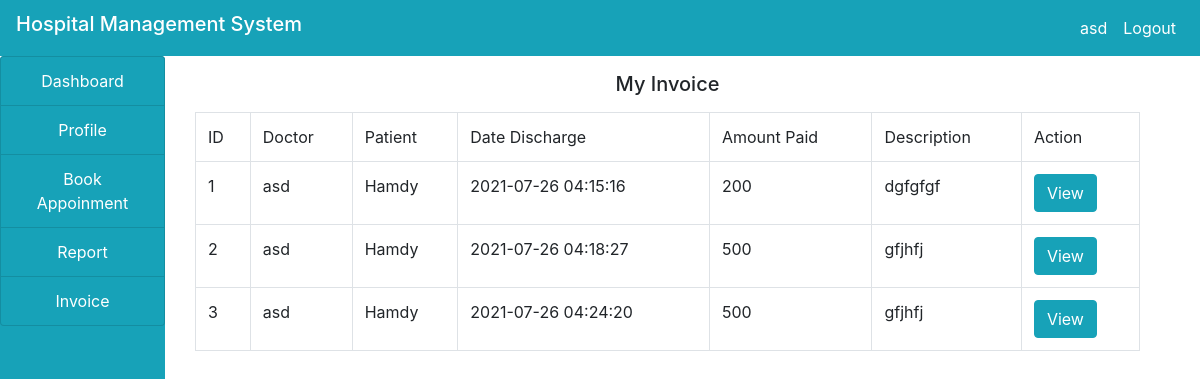
The app's page /patient/invoice.php (signed in) with its own data.
### tables this page shows
CREATE TABLE `income` (
  `id` int(100) NOT NULL,
  `doctor` varchar(100) NOT NULL,
  `patient` varchar(100) NOT NULL,
  `date_dischange` varchar(100) NOT NULL,
  `amount_paid` varchar(100) NOT NULL,
  `description` varchar(100) NOT NULL
);

### patient/invoice.php (the view, shortened to what this page needs)
<!DOCTYPE html>
<html lang="en">
<head>
</head>
<body>
    <?php
    include("../includes/header.php");
    include("../includes/connection.php");
    ?>
    <div class="container-fluid">
        <div class="col-md-12">
            <div class="row">
                <div class="col-md-2" style="margin-left: -30px;">
            <?php
            include("sidenav.php");
            ?>
            </div>
            <div class="col-md-10">
                            <h5 class="text-center my-3">My Invoice</h5>
                            <?php
                            $pat = $_SESSION['patient'];
                            $query = "SELECT * FROM patient WHERE username='$pat'";
                            $res = mysqli_query($connect,$query);
                            $row = mysqli_fetch_array($res);
                            $fname = $row['firstname'];
                            $querys = "SELECT * FROM income WHERE patient='$fname'";
                            $ress= mysqli_query($connect,$querys);
                            $output ="";
                            $output .="
                    <table class='table table-bordered'>
                    <tr>
                    <td>ID</td>
                    <td>Doctor</td>
                    <td>Patient</td>
                    <td>Date Discharge</td>
                    <td>Amount Paid</td>
                    <td>Description</td>
                    <td>Action</td>
                    </tr>
                    ";
                    while($row =mysqli_fetch_array($ress)){
                        $output .="
                        <tr>
                        <td>".$row['id']."</td>
                        <td>".$row['doctor']."</td>
                        <td>".$row['patient']."</td>
                        <td>".$row['date_dischange']."</td>
                        <td>".$row['amount_paid']."</td>
                        <td>".$row['description']."</td>
                        <td>
                        <a href='view.php?id=".$row['id']."'>
                        <button class='btn btn-info'>View</button>
                        </td>
                        ";
                    }
                    $output .="</tr></table>";
                    echo $output;
                    ?>
                </div>
            </div>
            </div>
        </div>
</body>
</html>

### records on screen
income: id "1", doctor "asd", patient "Hamdy", date_dischange "2021-07-26 04:15:16", amount_paid "200", description "dgfgfgf"
income: id "2", doctor "asd", patient "Hamdy", date_dischange "2021-07-26 04:18:27", amount_paid "500", description "gfjhfj"
income: id "3", doctor "asd", patient "Hamdy", date_dischange "2021-07-26 04:24:20", amount_paid "500", description "gfjhfj"

### other values on screen
$user "asd"
